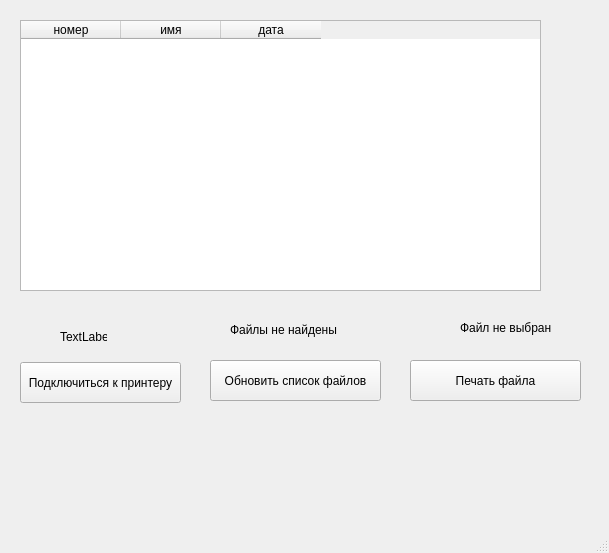
<?xml version="1.0" encoding="UTF-8"?>
<ui version="4.0">
 <class>MainWindow</class>
 <widget class="QMainWindow" name="MainWindow">
  <property name="enabled">
   <bool>true</bool>
  </property>
  <property name="geometry">
   <rect>
    <x>0</x>
    <y>0</y>
    <width>609</width>
    <height>553</height>
   </rect>
  </property>
  <property name="windowTitle">
   <string>MainWindow</string>
  </property>
  <widget class="QWidget" name="centralwidget">
   <widget class="QPushButton" name="pushButton">
    <property name="geometry">
     <rect>
      <x>20</x>
      <y>362</y>
      <width>161</width>
      <height>41</height>
     </rect>
    </property>
    <property name="text">
     <string>Подключиться к принтеру</string>
    </property>
   </widget>
   <widget class="QLabel" name="label">
    <property name="geometry">
     <rect>
      <x>60</x>
      <y>330</y>
      <width>47</width>
      <height>14</height>
     </rect>
    </property>
    <property name="text">
     <string>TextLabel</string>
    </property>
   </widget>
   <widget class="QPushButton" name="pushButton_2">
    <property name="geometry">
     <rect>
      <x>210</x>
      <y>360</y>
      <width>171</width>
      <height>41</height>
     </rect>
    </property>
    <property name="text">
     <string>Обновить список файлов</string>
    </property>
   </widget>
   <widget class="QPushButton" name="pushButton_3">
    <property name="geometry">
     <rect>
      <x>410</x>
      <y>360</y>
      <width>171</width>
      <height>41</height>
     </rect>
    </property>
    <property name="text">
     <string>Печать файла</string>
    </property>
   </widget>
   <widget class="QTableWidget" name="tableWidget">
    <property name="geometry">
     <rect>
      <x>20</x>
      <y>20</y>
      <width>521</width>
      <height>271</height>
     </rect>
    </property>
    <column>
     <property name="text">
      <string>номер</string>
     </property>
    </column>
    <column>
     <property name="text">
      <string>имя</string>
     </property>
    </column>
    <column>
     <property name="text">
      <string>дата</string>
     </property>
    </column>
   </widget>
   <widget class="QLabel" name="label_2">
    <property name="enabled">
     <bool>true</bool>
    </property>
    <property name="geometry">
     <rect>
      <x>460</x>
      <y>320</y>
      <width>91</width>
      <height>16</height>
     </rect>
    </property>
    <property name="text">
     <string>Файл не выбран</string>
    </property>
   </widget>
   <widget class="QLabel" name="label_3">
    <property name="enabled">
     <bool>true</bool>
    </property>
    <property name="geometry">
     <rect>
      <x>230</x>
      <y>320</y>
      <width>121</width>
      <height>20</height>
     </rect>
    </property>
    <property name="text">
     <string>Файлы не найдены</string>
    </property>
   </widget>
  </widget>
  <widget class="QMenuBar" name="menubar">
   <property name="geometry">
    <rect>
     <x>0</x>
     <y>0</y>
     <width>609</width>
     <height>22</height>
    </rect>
   </property>
  </widget>
  <widget class="QStatusBar" name="statusbar"/>
 </widget>
 <resources/>
 <connections/>
</ui>
